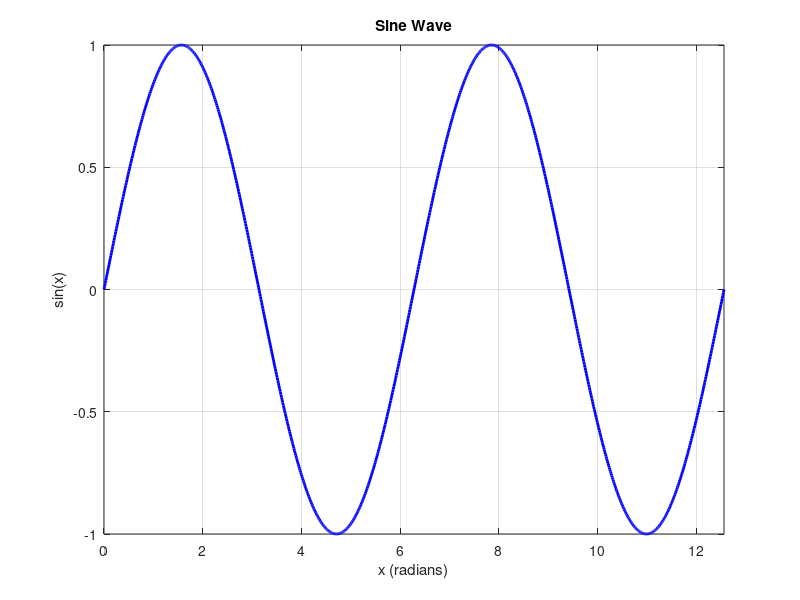

Write MATLAB code to recreate this figure.
% MATLAB script to plot a sine wave
% Generate x values from 0 to 4π with small increments
x = linspace(0, 4*pi, 1000);

% Calculate corresponding y values (sine of x)
y = sin(x);

% Create the plot
figure;
plot(x, y, 'b-', 'LineWidth', 2);

% Add title and labels
title('Sine Wave');
xlabel('x (radians)');
ylabel('sin(x)');

% Add grid for better visualization
grid on;

% Set axis limits for better view
xlim([0, 4*pi]);

% Display the plot
disp('Sine wave plot created successfully!');
